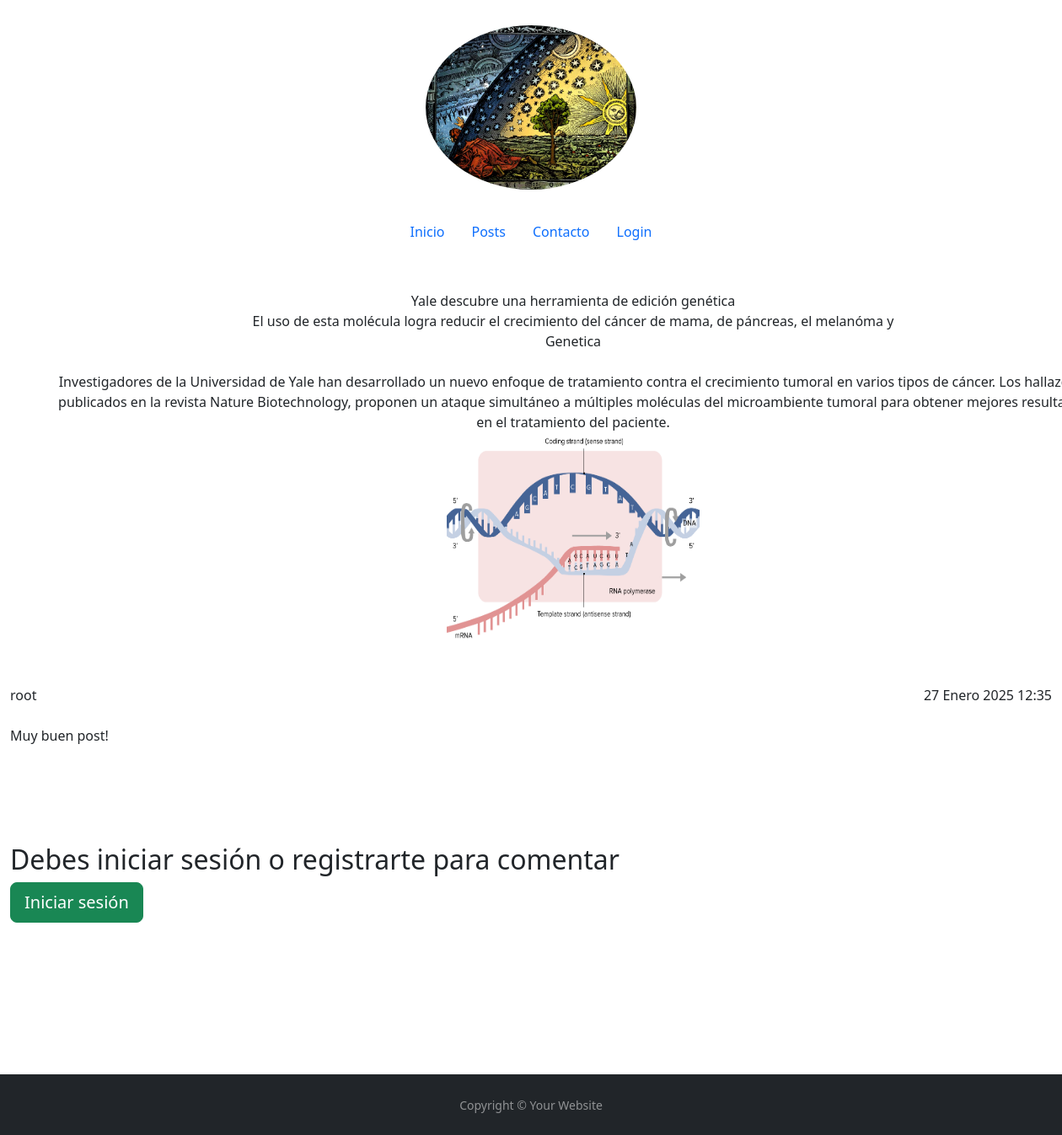
Page /posts/1/ on the earlier database version.
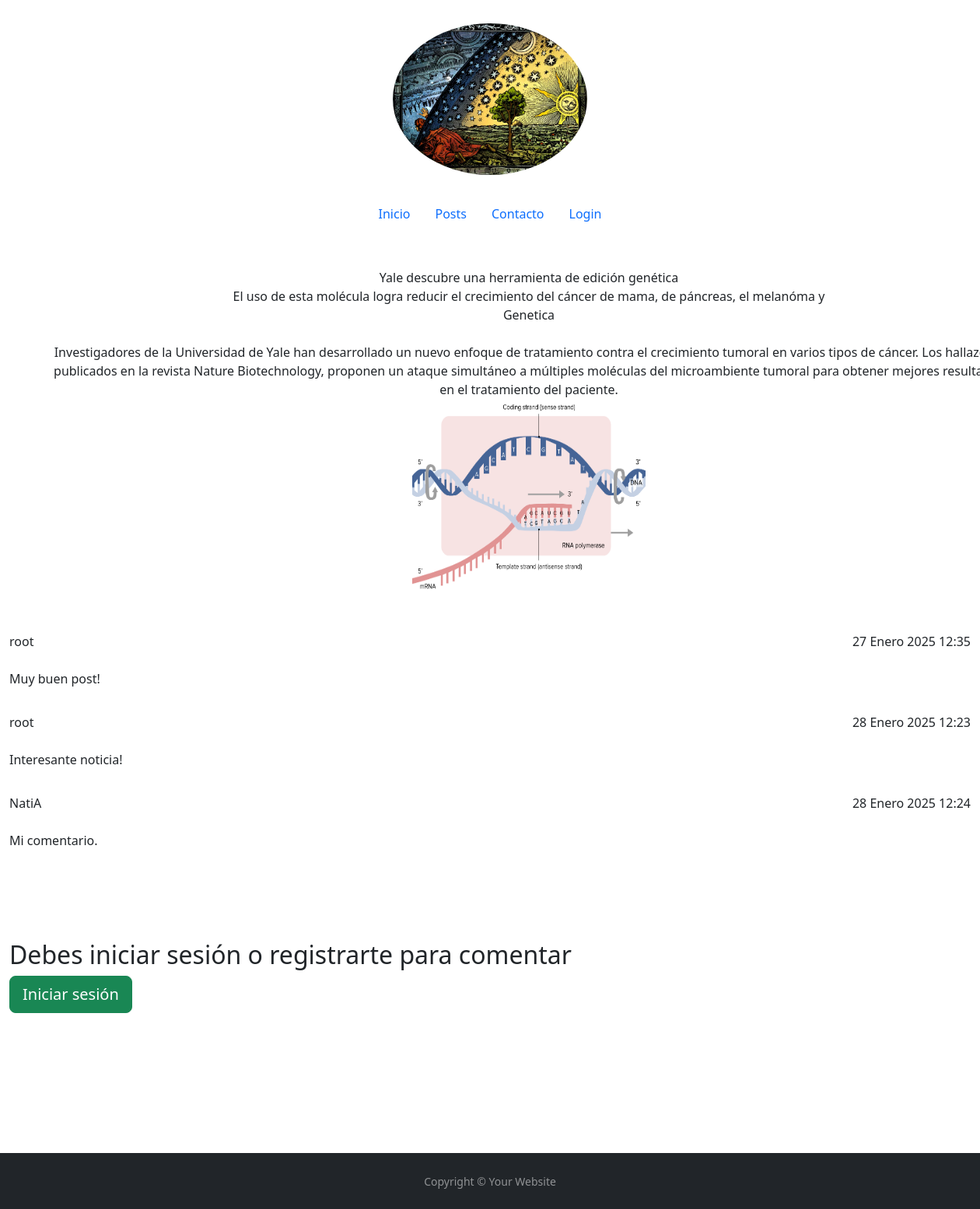
Same page on the later database version.
### apps/posts/models.py (models this page shows, shortened)
class Post(models.Model):
    titulo = models.CharField(max_length=50, null=False)
    subtitulo = models.CharField(max_length=100, null=True, blank=True)
    fecha = models.DateTimeField(auto_now_add=True)
    texto = models.TextField(null=False)
    activo = models.BooleanField(default=True)
    categoria = models.ForeignKey(Categoria, on_delete=models.SET_NULL, null=True, default='Sin categoría')
    imagen = models.ImageField(null=True, blank=True, upload_to='media', default='static/post_default.png')
    publicado = models.DateTimeField(default=timezone.now)
    class Meta:
        ordering = ('-publicado',)

class Comentario (models.Model):
    posts = models.ForeignKey('posts.Post', on_delete=models.CASCADE, related_name='comentarios')
    usuario = models.ForeignKey (settings.AUTH_USER_MODEL, on_delete=models.CASCADE, related_name='comentarios')
    texto = models.TextField ()
    fecha = models.DateTimeField (auto_now_add=True)

### apps/usuario/models.py (models this page shows, shortened)
class Usuario (AbstractUser):
    imagen = models.ImageField(null= True, blank= True, upload_to='usuarios', default= 'usuario/user_default.png')

### apps/posts/views.py (the view, shortened to what this page needs)
# urls.py: path('posts/<int:id>/', PostDetailView.as_view(), name ='post_individual'),
class PostDetailView (DetailView):
    model = Post
    template_name = 'posts/post_individual.html'
    context_object_name = 'posts'
    pk_url_kwarg = 'id'
    queryset = Post.objects.all()
    def get_context_data(self, **kwargs):
        context= super().get_context_data(**kwargs)
        context['form'] = ComentarioForm()
        context['comentarios'] = Comentario.objects.filter(posts_id=self.kwargs['id'])
        return context

### apps/posts/models.py (called while the page is built)
    def __str__(self):
        return self.nombre

### apps/posts/templatetags/colaborador_tags.py (called while the page is built)
@register.filter(name='has_group')
def has_group (user, group_name):
    return user.groups.filter(name=group_name).exists()

### templates/posts/post_individual.html (shortened to what this page needs)
{% extends 'base.html' %}
{% load static %}
{% load colaborador_tags %}
{% block contenido %}
<center>
<div class=" container-fluid" style="margin:50px;">
<br>
<img src="{{ posts.imagen.url }}" alt="" width="300" height="250">
</div>
</center>
<div class="container-fluid" style="margin-bottom: 20px;">
{% for comentario in comentarios %}
    <table class="table">
        <ul class="list-unstyled d-flex justify-content-between mb-4">
            <li>{{ comentario.usuario }}</li>
            <li>{{ comentario.fecha }}</li>
        </ul>
        <p>{{ comentario.texto }}</p>
    </table>
{% empty %}
    <p>No hay comentarios. Puedes ser el primero en comentar!</p>
{% endfor %}
</div>
<div class="container-fluid" style="margin-bottom: 180px;">
<form method="POST" style="margin-bottom: 100px; margin-top: 100px;">
    {% if user.is_authenticated %}
        <h2>Deja tu comentario</h2>
        <form method="POST">
            {% csrf_token %}
            {{ form.as_p }}
            <input type="submit" value="Comentar">
        </form>
    {% else %}
        <h2>Debes iniciar sesión o registrarte para comentar</h2>
        <a class="btn btn-success btn-lg" href="{% url 'apps.usuario:login' %}?next={{ request.path }}#comentario">Iniciar sesión</a>
    {% endif %}
</form>
</div>
{% endblock %}

### templates/base.html (shortened to what this page needs)
{% load static %}
<!doctype html>
<html lang="es-ar">
    <head>
        <link
            href="https://cdn.jsdelivr.net/npm/bootstrap@5.3.2/dist/css/bootstrap.min.css"
            rel="stylesheet"
        />
    </head>
    <body>
        <header>
            <a class="flex-sm-fill text-sm-center nav-link active" href="#">
                <img src="{% static 'img/logo.jpg' %}" class="rounded-circle" style="max-width: 250px; margin: 30px;">
              </a>
             <nav
                class="nav justify-content-center  "
             >
                <a class="nav-link active" href="{% url 'index' %}" aria-current="page"
                    >Inicio</a
                >
                <a class="nav-link" href="{% url 'apps.posts:posts' %}">Posts</a>
                <a class="nav-link" href="{% url 'contacto' %}">Contacto</a>
                {% if user.is_authenticated %}
                <form action="{% url 'apps.usuario:logout' %}" method="post">
                    {%csrf_token%}
                    <button class="nav-link" type="sumit">Cerrar sesión</button>
                </form>
                {% else %}
                <a class="nav-link" href="{% url 'login' %}">Login</a>
                {% endif %}
             </nav>
        </header>
        {% block contenido %}
        {% endblock %}
        <footer id="sticky-footer" class="flex-shrink-0 py-4 bg-dark text-white-50">
            <div class="container text-center">
              <small>Copyright &copy; Your Website</small>
            </div>
          </footer>
    </body>
</html>

Differences in the rows shown:
added Comentario: usuario "root", fecha "28 Enero 2025 12:23", texto "Interesante noticia!"
added Comentario: usuario "NatiA", fecha "28 Enero 2025 12:24", texto "Mi comentario."
